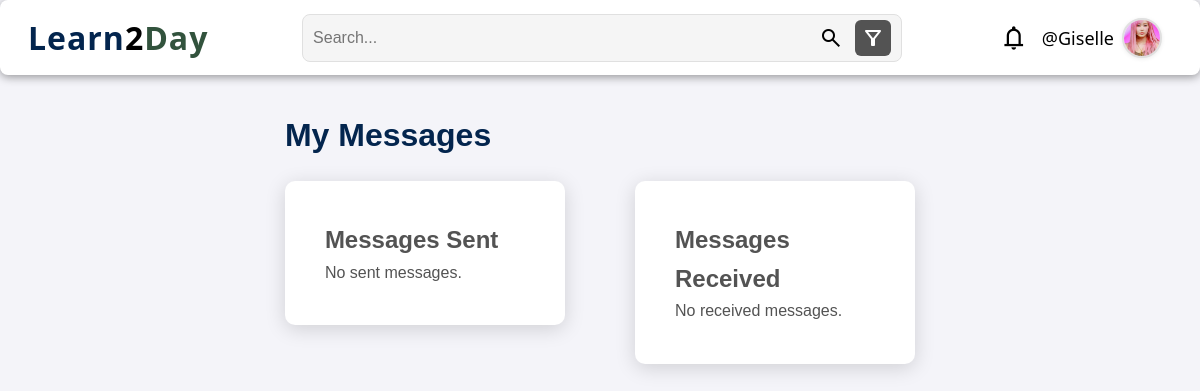
Page /viewmessages.php (signed in) on the earlier database version.
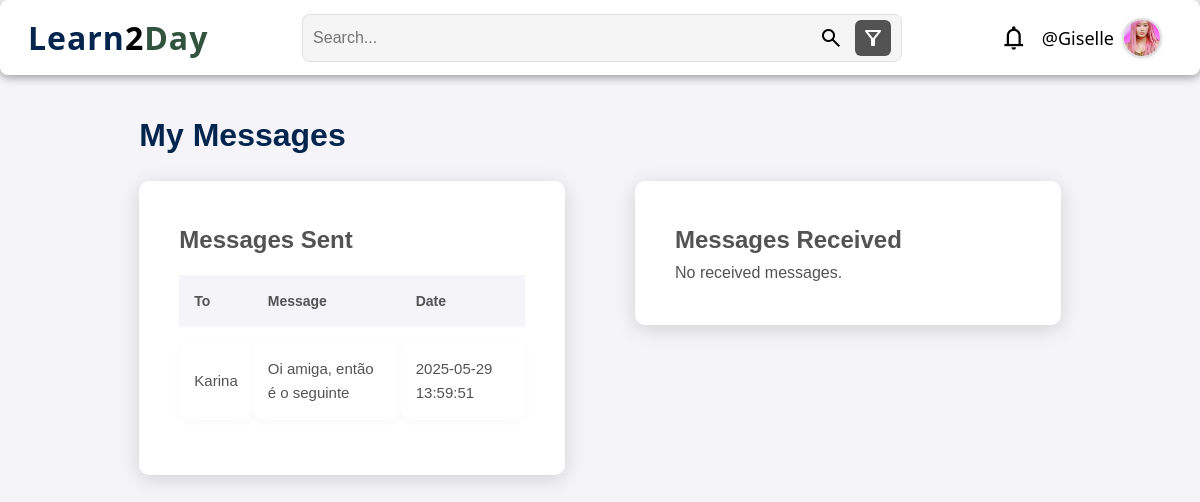
Same page on the later database version.
### tables this page shows
CREATE TABLE MESSAGE(
    ID_MESSAGE INTEGER PRIMARY KEY AUTOINCREMENT,
    SENDER VARCHAR(255) NOT NULL,
    RECEIVER VARCHAR(255) NOT NULL,
    CONTENT TEXT NOT NULL,
    TIMESTAMP DATETIME DEFAULT CURRENT_TIMESTAMP,
    FOREIGN KEY (SENDER) REFERENCES USERS(USERNAME) ON DELETE CASCADE,
    FOREIGN KEY (RECEIVER) REFERENCES USERS(USERNAME) ON DELETE CASCADE
);

### src/includes/session.php (called while the page is built, shortened)
<?php
class Session {
    private static ?Session $instance = null;
    public static function getInstance(): Session {
        if (self::$instance == null) {
            self::$instance = new Session();
        }
        return self::$instance;
    }
    public function getUser(): ?User {
        return isset($_SESSION["user"]) ? $_SESSION["user"] : null;
    }
}
?>

### src/database/message.php (called while the page is built, shortened)
<?php
require_once __DIR__ . '/../includes/session.php';
class Message{
    public function __construct(string $sender,
                                string $receiver, string $date_sent,
                                string $content) {
        $this->receiver = $receiver;
        $this->date_sent = $date_sent;
        $this->content = $content;
    }
    public static function getMessagesSent(string $username): array {
        $db = Database::getInstance();
        $stmt = $db->prepare('
            SELECT * FROM MESSAGE WHERE SENDER = ? ORDER BY TIMESTAMP DESC
        ');
        $stmt->execute([$username]);
        $messages = [];
        while ($row = $stmt->fetch(PDO::FETCH_ASSOC)) {
            $messages[] = new Message(
                $row['SENDER'],
                $row['RECEIVER'],
                $row['TIMESTAMP'] ?? '',
                $row['CONTENT']
            );
        }
        return $messages;
    }
}
?>

### src/viewmessages.php (the view, shortened to what the changed rows need)
<?php
require_once __DIR__ . '/includes/session.php';
require_once __DIR__ . '/database/message.php';
$session = Session::getInstance();
$user = $session->getUser();
$messagessent = Message::getMessagesSent($user->username);
?>
<!DOCTYPE html>
<html lang="en">
<head>
    <link rel="stylesheet" href="/styles/homepage.css">
    <link rel="stylesheet" href="/styles/viewmessages.css">
</head>
<body>
            <?php $user = $session->getUser(); ?>
    <main>
        <?php if ($user->type === 'TUTOR'): ?>
            <h1 style="color: #03254E">My Messages</h1>
        <?php elseif ($user->type === 'STUDENT'): ?>
            <h1 style="color: #32533D">My Messages</h1>
        <?php elseif ($user->type === 'ADMIN'): ?>
            <h1 style="color: #FFD670">My Messages</h1>
        <?php endif; ?>
        <div class="messages-section">
            <div class="messages-table-container">
                <h2>Messages Sent</h2>
                <?php if (empty($messagessent)): ?>
                    <p>No sent messages.</p>
                <?php else: ?>
                <table class="messages-table">
                    <thead>
                        <tr>
                            <th>To</th>
                            <th>Message</th>
                            <th>Date</th>
                        </tr>
                    </thead>
                    <tbody>
                        <?php foreach ($messagessent as $msg): ?>
                        <tr>
                            <td><?= htmlspecialchars($msg->receiver) ?></td>
                            <td><?= nl2br(htmlspecialchars($msg->content)) ?></td>
                            <td><?= htmlspecialchars($msg->timestamp ?? $msg->date_sent ?? '') ?></td>
                        </tr>
                        <?php endforeach; ?>
                    </tbody>
                </table>
                <?php endif; ?>
            </div>
            <div class="messages-table-container">
                <h2>Messages Received</h2>
            </div>
            </div>
    </main>
</body>
</html>

Differences in the rows shown:
added message: RECEIVER "Karina", CONTENT "Oi amiga, então é o seguinte", TIMESTAMP "2025-05-29 13:59:51"
Other differences:
text no longer shown: "No sent messages."
text now shown: "To Message Date"
